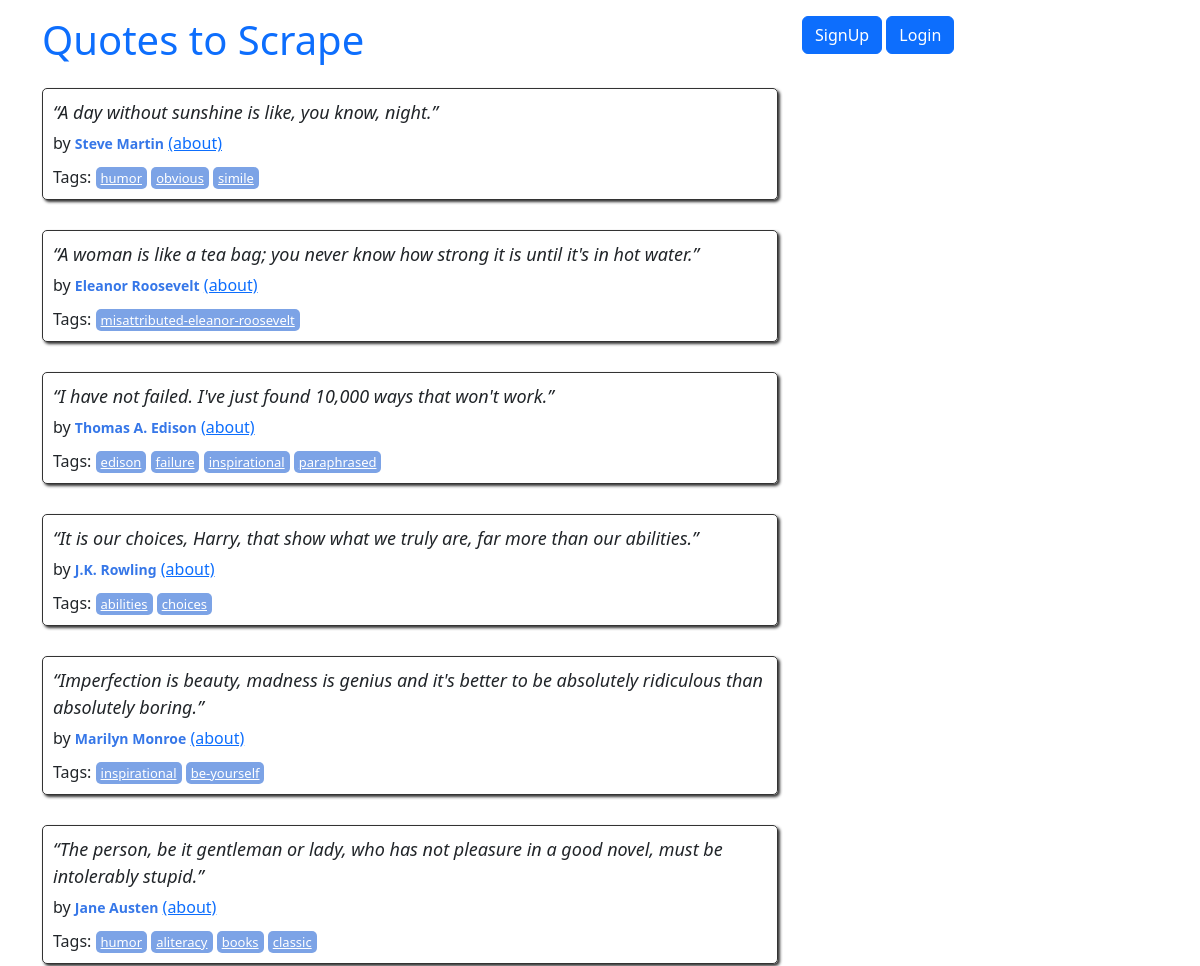
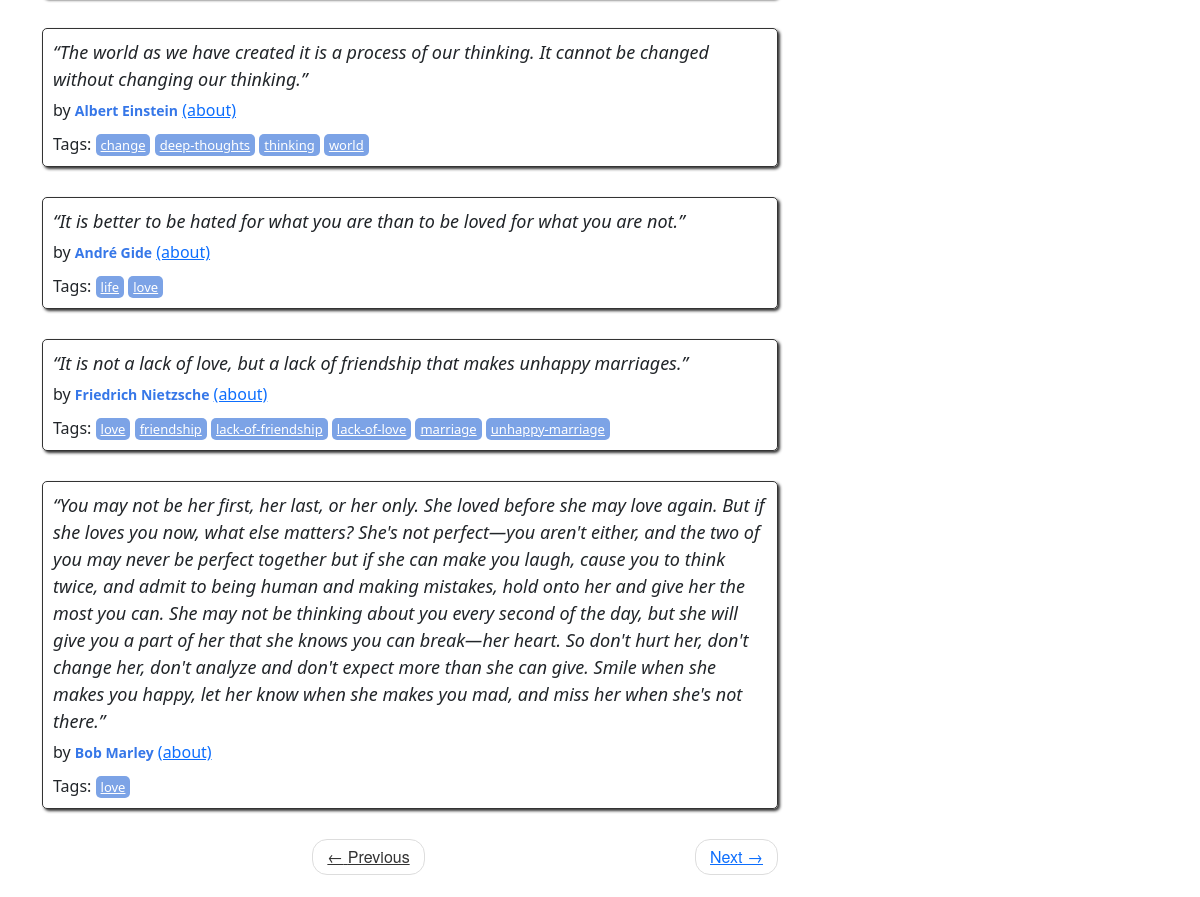
The page / on the database its author committed (2 pictures, top to bottom).
### quotes/models.py (models this page shows, shortened)
class Quote(models.Model):
    quote = models.TextField()
    tags = models.ManyToManyField(Tag)
    author = models.ForeignKey(Author, on_delete=models.CASCADE, default=None, null=True)
    created_at = models.DateTimeField(auto_now_add=True)

class Author(models.Model):
    fullname = models.CharField(max_length=50)
    born_date = models.CharField(max_length=50)
    born_location = models.CharField(max_length=150)
    description = models.TextField()
    created_at = models.DateTimeField(auto_now_add=True)

class Tag(models.Model):
    name = models.CharField(max_length=30, null=False, unique=True)

### quotes/views.py (the view)
# urls.py: path('', views.main, name="root"),
def main(request, page=1):
    quotes = Quote.objects.all()
    per_page = 10
    paginator = Paginator(quotes, per_page)
    quotes_on_page = paginator.get_page(page)
    return render(request, 'quotes/index.html', context={'quotes': quotes_on_page})

### quotes/templates/quotes/index.html (shortened to what this page needs)
{% extends 'quotes/base.html' %}
{% load extract %}
{% block content %}
<div class="row" >
    <div class="col-md-8">
        {% for quote in quotes %}
        <div class="quote" itemscope="" itemtype="http://schema.org/CreativeWork">
            <span class="text" itemprop="text">
                {{ quote.quote }}
            </span>
            <span>by <small class="author" itemprop="author">{{ quote.author.fullname }}</small>
            <a href="/show_author/{{quote.author.id}}">(about)</a>
            </span>
            <div class="tags">
                Tags:
                {% for tag in quote.tags.all %}
                    <a class="tag">{{ tag.name }}</a>
                {% endfor %}
            </div>
        </div>
        {% endfor %}
        <nav>
            <ul class="pager">
                <li class="previous">
                    <a class="{% if not quotes.has_previous %} disabled {% endif %}" href="{% if quotes.has_previous %} {% url 'quotes:root_paginate' quotes.previous_page_number %} {% else %} # {% endif %}">
                        <span aria-hidden="true">←</span> Previous
                    </a>
                </li>
                <li class="next">
                    <a class="{% if not quotes.has_next %} disabled {% endif %}" href="{% if quotes.has_next %} {% url 'quotes:root_paginate' quotes.next_page_number %} {% else %} # {% endif %}">
                        Next <span aria-hidden="true">→</span>
                </a>
            </li>
    </nav>
    </div>
</div>
{% endblock %}

### quotes/templates/quotes/base.html (shortened to what this page needs)
<!DOCTYPE html>
<html lang="en">
<head>
    <link href="https://cdn.jsdelivr.net/npm/bootstrap@5.3.3/dist/css/bootstrap.min.css" rel="stylesheet"
>
        {% load static %}
        <link rel="stylesheet" href="{% static 'quotes/style.css' %}">
</head>
<body>
    <div class="container">
        <div class="row header-box pt-3 mb-3">
            <div class="col-md-8">
                <h1>
                    <a href="/" style="text-decoration: none">Quotes to Scrape</a>
                </h1>
            </div>
            <div class="col-md-4">
                <p>
                    {% if user.is_authenticated %}
                    <form method="post" action="{% url 'users:logout' %}" style="display:inline;">
                        {% csrf_token %}
                        <button type="submit" class="btn btn-primary">
                            Logout
                        </button>
                    </form>
                    <a href="{% url 'quotes:add_author' %}" class="btn btn-primary">Contribute author</a>
                    <a href="{% url 'quotes:add_quote' %}" class="btn btn-primary">Contribute quote</a>
                    {% else %}
                    <a href="{% url 'users:register' %}" class="btn btn-primary">SignUp</a>
                    <a href="{% url 'users:login' %}" class="btn btn-primary">Login</a>
                    {% endif %}
                </p>
            </div>
        </div>
        {% block content %} {% endblock %}
    </div>
</body>
</html>

### quotes/static/quotes/style.css (style rules this page uses)
.quote { padding: 10px; margin-bottom: 30px; border: 1px solid #333333; border-radius: 5px; box-shadow: 2px 2px 3px #333333; }
.quote span.text { display: block; margin-bottom: 5px; font-size: large; font-style: italic; }
.quote small.author { font-weight: bold; color: #3677E8; }
.quote .tags { margin-top: 10px; }
.tag { padding: 2px 5px; border-radius: 5px; color: white; font-size: small; background-color: #7CA3E6; }
.pager { font-family: "Raleway","Helvetica Neue",Helvetica,Arial,sans-serif; }
.pager { padding-left: 0; margin: 22px 0; list-style: none; text-align: center; }
.pager li { display: inline; }
.pager .next>a, .pager .next>span { float: right; }
.pager li>a, .pager li>span { display: inline-block; padding: 5px 14px; background-color: #ffffff; border: 1px solid #dddddd; border-radius: 15px; }
.disabled { color: #333333; cursor: no-drop; }

### rows shown on the page
Quote: quote "“A day without sunshine is like, you know, night.”", author.fullname "Steve Martin"
Tag: name "humor"
Tag: name "obvious"
Tag: name "simile"
Quote: quote "“A woman is like a tea bag; you never know how strong it is until it's in hot water.”", author.fullname "Eleanor Roosevelt"
Tag: name "misattributed-eleanor-roosevelt"
Quote: quote "“I have not failed. I've just found 10,000 ways that won't work.”", author.fullname "Thomas A. Edison"
Tag: name "edison"
Tag: name "failure"
Tag: name "inspirational"
Tag: name "paraphrased"
Quote: quote "“It is our choices, Harry, that show what we truly are, far more than our abilities.”", author.fullname "J.K. Rowling"
Tag: name "abilities"
Tag: name "choices"
Quote: quote "“Imperfection is beauty, madness is genius and it's better to be absolutely ridiculous than absolutely boring.”", author.fullname "Marilyn Monroe"
Tag: name "be-yourself"
Quote: quote "“The person, be it gentleman or lady, who has not pleasure in a good novel, must be intolerably stupid.”", author.fullname "Jane Austen"
Tag: name "aliteracy"
Tag: name "books"
Tag: name "classic"
Quote: quote "“The world as we have created it is a process of our thinking. It cannot be changed without changing our thinking.”", author.fullname "Albert Einstein"
Tag: name "change"
Tag: name "deep-thoughts"
Tag: name "thinking"
Tag: name "world"
Quote: quote "“It is better to be hated for what you are than to be loved for what you are not.”", author.fullname "André Gide"
Tag: name "life"
Tag: name "love"
Quote: quote "“It is not a lack of love, but a lack of friendship that makes unhappy marriages.”", author.fullname "Friedrich Nietzsche"
Tag: name "friendship"
Tag: name "lack-of-friendship"
Tag: name "lack-of-love"
Tag: name "marriage"
Tag: name "unhappy-marriage"
Quote: quote "“You may not be her first, her last, or her only. She loved before she may love again. But if she loves you now, what else matters? She's not perfect—you aren't either, and the two of you may never be perfect together but if she can make you laugh, cause you to think twice, and admit to being human and making mistakes, hold onto her and give her the most you can. She may not be thinking about you every second of the day, but she will give you a part of her that she knows you can break—her heart. So don't hurt her, don't change her, don't analyze and don't expect more than she can give. Smile when she makes you happy, let her know when she makes you mad, and miss her when she's not there.”", author.fullname "Bob Marley"
